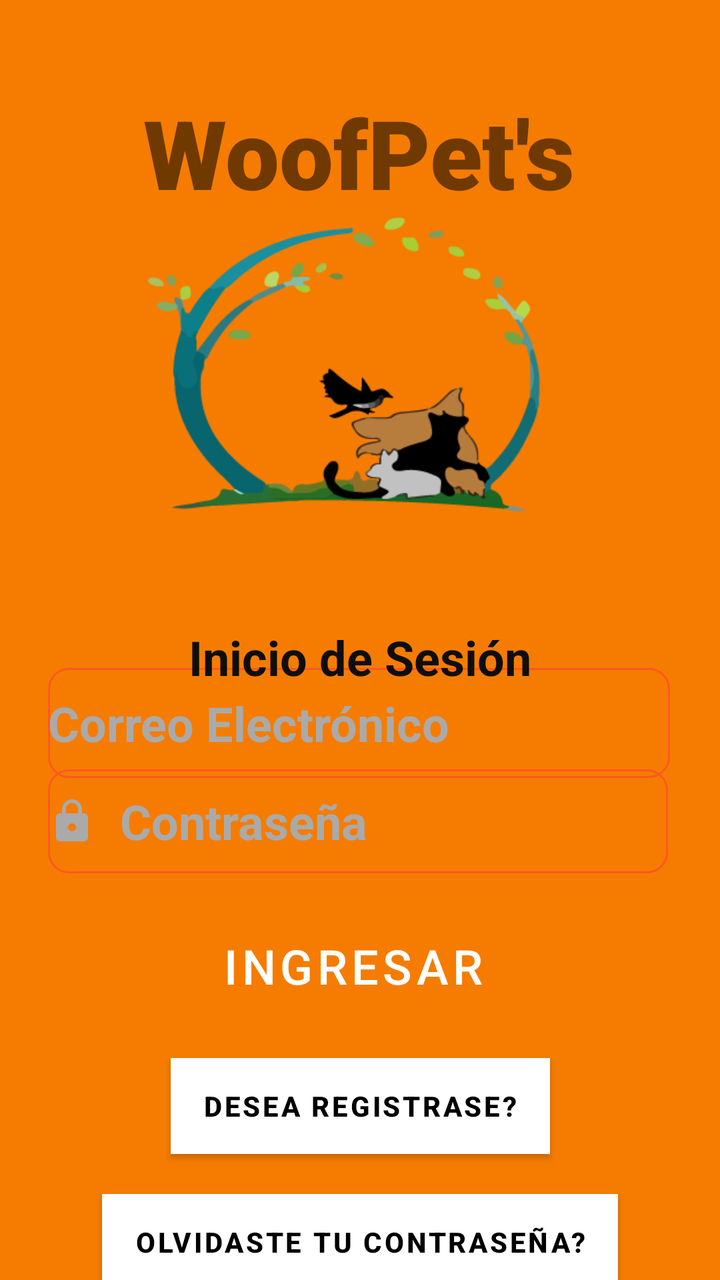
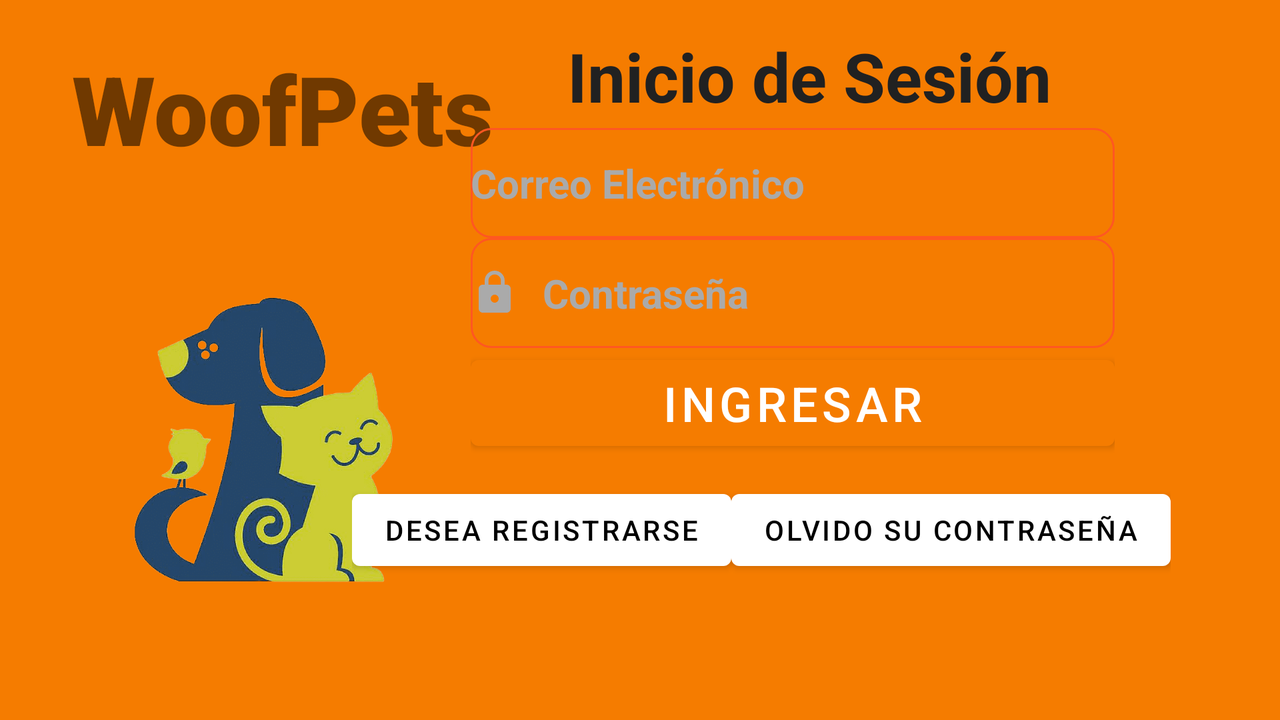

One screen, two layout resources from the same app: the default and the repository's alternative for another configuration. Each is rendered where Android would select it; the XML of both is given below.
<!-- AndroidManifest.xml: application theme Theme.WoofPets -->
<!-- res/layout/activity_main.xml -->
<?xml version="1.0" encoding="utf-8"?>
<androidx.constraintlayout.widget.ConstraintLayout xmlns:android="http://schemas.android.com/apk/res/android"
    xmlns:app="http://schemas.android.com/apk/res-auto"
    xmlns:tools="http://schemas.android.com/tools"
    android:layout_width="match_parent"
    android:layout_height="match_parent"
    android:background="#F57c00"
    tools:context=".MainActivity">
	
	<ImageView
		android:id="@+id/imageView7"
		android:layout_width="196dp"
		android:layout_height="313dp"
		app:layout_constraintBottom_toBottomOf="parent"
		app:layout_constraintEnd_toEndOf="parent"
		app:layout_constraintHorizontal_bias="0.451"
		app:layout_constraintStart_toStartOf="parent"
		app:layout_constraintTop_toTopOf="parent"
		app:layout_constraintVertical_bias="0.078"
		app:srcCompat="@drawable/logo" />
	
	<ImageView
		android:id="@+id/imageView19"
		android:layout_width="0dp"
		android:layout_height="471dp"
		android:layout_marginBottom="4dp"
		app:layout_constraintBottom_toBottomOf="parent"
		app:layout_constraintEnd_toEndOf="parent"
		app:layout_constraintHorizontal_bias="0.0"
		app:layout_constraintStart_toStartOf="parent"
		app:srcCompat="@drawable/blanco940x788" />
	
	<EditText
		android:id="@+id/txt_email"
		android:layout_width="311dp"
		android:layout_height="55dp"
		android:background="@drawable/border_correo"
		android:drawableStart="@drawable/ic_email"
		android:drawablePadding="12dp"
		android:ems="10"
		android:hint="Correo Electrónico"
		android:inputType="textEmailAddress"
		android:selectAllOnFocus="true"
		android:singleLine="true"
		android:soundEffectsEnabled="false"
		android:textColor="@color/black"
		android:textColorHint="@color/darker_gray"
		android:textSize="24sp"
		android:textStyle="bold"
		app:layout_constraintBottom_toTopOf="@+id/txt_password"
		app:layout_constraintEnd_toEndOf="parent"
		app:layout_constraintHorizontal_bias="0.487"
		app:layout_constraintStart_toStartOf="parent"
		app:layout_constraintTop_toBottomOf="@+id/textView3"
		app:layout_constraintVertical_bias="0.722"
		tools:visibility="visible" />
	
	<EditText
		android:id="@+id/txt_password"
		android:layout_width="310dp"
		android:layout_height="52dp"
		android:layout_marginBottom="20dp"
		android:background="@drawable/border_correo"
		android:drawableStart="@drawable/ic_lock"
		android:drawablePadding="12dp"
		android:ems="10"
		android:hint="Contraseña"
		android:inputType="textPassword"
		android:selectAllOnFocus="true"
		android:singleLine="true"
		android:textColorHint="@color/darker_gray"
		android:textSize="24sp"
		
		android:textStyle="bold"
		app:layout_constraintBottom_toTopOf="@+id/button_ingresar"
		app:layout_constraintEnd_toEndOf="parent"
		app:layout_constraintHorizontal_bias="0.481"
		app:layout_constraintStart_toStartOf="parent"
		tools:visibility="visible" />
	
	<TextView
        android:id="@+id/textView"
        android:layout_width="wrap_content"
        android:layout_height="wrap_content"
        android:layout_marginTop="44dp"
        android:fontFamily="sans-serif-black"
        android:text="WoofPet's"
        android:textSize="48sp"
		android:textStyle="bold"
        app:layout_constraintEnd_toEndOf="parent"
        app:layout_constraintHorizontal_bias="0.497"
        app:layout_constraintLeft_toLeftOf="parent"
        app:layout_constraintRight_toRightOf="parent"
        app:layout_constraintStart_toStartOf="parent"
        app:layout_constraintTop_toTopOf="parent" />
	
	<TextView
		android:id="@+id/textView3"
		android:layout_width="wrap_content"
		android:layout_height="wrap_content"
		android:layout_marginTop="204dp"
		android:text="Inicio de Sesión"
		android:textColor="#0E0E0E"
		android:textSize="24sp"
		android:textStyle="bold"
		app:layout_constraintBottom_toBottomOf="@+id/imageView19"
		app:layout_constraintEnd_toEndOf="parent"
		app:layout_constraintStart_toStartOf="parent"
		app:layout_constraintTop_toBottomOf="@+id/textView"
		app:layout_constraintVertical_bias="0.0" />
	
	<Button
		android:id="@+id/button_ingresar"
		android:layout_width="wrap_content"
		android:layout_height="wrap_content"
		android:layout_marginBottom="4dp"
		android:background="@drawable/border_correo"
		android:text="INGRESAR"
		android:textSize="24sp"
		app:backgroundTint="#F57C00"
		app:layout_constraintBottom_toBottomOf="@+id/imageView19"
		app:layout_constraintEnd_toEndOf="parent"
		app:layout_constraintHorizontal_bias="0.484"
		app:layout_constraintStart_toStartOf="parent"
		app:layout_constraintTop_toBottomOf="@+id/textView3"
		app:layout_constraintVertical_bias="0.476" />
	
	<Button
		android:id="@+id/button_registro"
		android:layout_width="wrap_content"
		android:layout_height="wrap_content"
		android:layout_marginTop="20dp"
		android:background="#FFFFFF"
		android:text="Desea Registrase?"
		android:textColor="@color/black"
		android:textStyle="bold"
		app:backgroundTint="#FFFFFF"
		app:iconTint="#FFFFFF"
		app:layout_constraintEnd_toEndOf="parent"
		app:layout_constraintStart_toStartOf="parent"
		app:layout_constraintTop_toBottomOf="@+id/button_ingresar" />
	
	<Button
		android:id="@+id/button_olvido"
		android:layout_width="wrap_content"
		android:layout_height="wrap_content"
		android:layout_marginTop="20dp"
		android:background="#FFFFFF"
		android:text="Olvidaste tu Contraseña?"
		android:textColor="@color/black"
		android:textStyle="bold"
		app:backgroundTint="#FFFFFF"
		app:iconTint="#FFFFFF"
		app:layout_constraintBottom_toBottomOf="@+id/imageView19"
		app:layout_constraintEnd_toEndOf="parent"
		app:layout_constraintStart_toStartOf="parent"
		app:layout_constraintTop_toBottomOf="@+id/button_registro"
		app:layout_constraintVertical_bias="0.0" />

</androidx.constraintlayout.widget.ConstraintLayout>
<!-- resources referenced by this layout -->
<resources>
  <color name="black">#FF000000</color>
  <color name="darker_gray">#AAAAAA</color>
  <!-- drawable border_correo (drawable) -->
  <?xml version="1.0" encoding="utf-8"?>
  <shape xmlns:android="http://schemas.android.com/apk/res/android">
  	<corners
  		android:radius="10dp"
  		android:topRightRadius="10dp"
  		android:bottomRightRadius="10dp"
  		android:bottomLeftRadius="10dp"/>
  	<stroke
  		android:width="1dp"
  		android:color="#ff5722"/>
  </shape>
  <!-- drawable ic_lock (drawable) -->
  <vector xmlns:android="http://schemas.android.com/apk/res/android"
      xmlns:tools="http://schemas.android.com/tools"
      android:width="24dp"
      android:height="24dp"
      android:viewportWidth="24"
      android:viewportHeight="24"
      tools:ignore="VectorRaster">
    <path
        android:fillColor="@android:color/darker_gray"
        android:pathData="M18,8h-1L17,6c0,-2.76 -2.24,-5 -5,-5S7,3.24 7,6v2L6,8c-1.1,0 -2,0.9 -2,2v10c0,1.1 0.9,2 2,2h12c1.1,0 2,-0.9 2,-2L20,10c0,-1.1 -0.9,-2 -2,-2zM12,17c-1.1,0 -2,-0.9 -2,-2s0.9,-2 2,-2 2,0.9 2,2 -0.9,2 -2,2zM15.1,8L8.9,8L8.9,6c0,-1.71 1.39,-3.1 3.1,-3.1 1.71,0 3.1,1.39 3.1,3.1v2z"
        tools:ignore="VectorRaster" />
  </vector>
  <!-- drawable logo: png bitmap (drawable, 17554 bytes) -->
  <style name="Theme.WoofPets" parent="Theme.MaterialComponents.DayNight.DarkActionBar">
          
          <item name="colorPrimary">@color/purple_500</item>
          <item name="colorPrimaryVariant">@color/purple_700</item>
          <item name="colorOnPrimary">@color/white</item>
          
          <item name="colorSecondary">@color/teal_200</item>
          <item name="colorSecondaryVariant">@color/teal_700</item>
          <item name="colorOnSecondary">@color/black</item>
          
          <item name="android:statusBarColor" tools:targetApi="l">?attr/colorPrimaryVariant</item>
          
      </style>
  <color name="purple_500">#FF6200EE</color>
  <color name="purple_700">#FF3700B3</color>
  <color name="white">#FFFFFFFF</color>
  <color name="teal_200">#FF03DAC5</color>
  <color name="teal_700">#FF018786</color>
</resources>
<!-- res/layout-land/activity_main.xml (the repository's variant of the layout above) -->
<!-- drawn on the phone turned sideways -->
<?xml version="1.0" encoding="utf-8"?>
<androidx.constraintlayout.widget.ConstraintLayout xmlns:android="http://schemas.android.com/apk/res/android"
    xmlns:app="http://schemas.android.com/apk/res-auto"
    xmlns:tools="http://schemas.android.com/tools"
    android:layout_width="match_parent"
    android:layout_height="match_parent"
    android:background="#F57c00"
    tools:context=".MainActivity">
	
	<ImageView
		android:id="@+id/View_logo1"
		android:layout_width="177dp"
		android:layout_height="277dp"
		android:contentDescription="@string/imagen"
		app:layout_constraintBottom_toBottomOf="parent"
		app:layout_constraintEnd_toEndOf="parent"
		app:layout_constraintHorizontal_bias="0.081"
		app:layout_constraintStart_toStartOf="parent"
		app:layout_constraintTop_toTopOf="parent"
		app:layout_constraintVertical_bias="1.0"
		app:srcCompat="@drawable/pyg1" />
	
	<TextView
		android:id="@+id/txt_woofpets"
		android:layout_width="wrap_content"
		android:layout_height="wrap_content"
		android:fontFamily="sans-serif-black"
		android:text="@string/txt_woofpets_String"
		android:textSize="48sp"
		android:textStyle="bold"
		app:layout_constraintBottom_toBottomOf="parent"
		app:layout_constraintEnd_toEndOf="parent"
		app:layout_constraintHorizontal_bias="0.084"
		app:layout_constraintLeft_toLeftOf="parent"
		app:layout_constraintRight_toRightOf="parent"
		app:layout_constraintStart_toStartOf="parent"
		app:layout_constraintTop_toTopOf="parent"
		app:layout_constraintVertical_bias="0.074" />
	
	
	
	
	
	<ImageView
		android:id="@+id/View_blanco"
		android:layout_width="541dp"
		android:layout_height="533dp"
		android:contentDescription="@string/imagen"
		app:layout_constraintBottom_toBottomOf="parent"
		app:layout_constraintEnd_toEndOf="parent"
		app:layout_constraintHorizontal_bias="0.863"
		app:layout_constraintStart_toStartOf="parent"
		app:layout_constraintTop_toTopOf="parent"
		app:layout_constraintVertical_bias="0.024"
		app:srcCompat="@drawable/blanco940x788"
		tools:ignore="ImageContrastCheck" />
	
	<TextView
		android:id="@+id/txt_inicio"
		android:layout_width="wrap_content"
		android:layout_height="wrap_content"
		android:text="@string/txt_inicio_string"
		android:textColor="#212121"
		android:textSize="34sp"
		android:textStyle="bold"
		app:layout_constraintBottom_toBottomOf="@+id/View_blanco"
		app:layout_constraintEnd_toEndOf="parent"
		app:layout_constraintHorizontal_bias="0.713"
		app:layout_constraintStart_toStartOf="parent"
		app:layout_constraintTop_toTopOf="parent"
		app:layout_constraintVertical_bias="0.032" />
	
	<LinearLayout
		android:id="@+id/layout1"
		android:layout_width="322dp"
		android:layout_height="191dp"
		android:layout_marginTop="36dp"
		android:orientation="vertical"
		app:layout_constraintEnd_toEndOf="parent"
		app:layout_constraintHorizontal_bias="0.74"
		app:layout_constraintStart_toStartOf="parent"
		app:layout_constraintTop_toTopOf="parent">
		
		<EditText
			android:id="@+id/txt_email"
			android:layout_width="match_parent"
			android:layout_height="55dp"
			android:layout_marginTop="28dp"
			android:background="@drawable/border_correo"
			android:drawableStart="@drawable/ic_email"
			android:drawablePadding="12dp"
			android:ems="10"
			android:hint="@string/txt_email_String"
			android:importantForAutofill="no"
			android:inputType="textEmailAddress"
			android:selectAllOnFocus="true"
			android:singleLine="true"
			android:soundEffectsEnabled="false"
			android:textColor="@color/black"
			android:textColorHint="@color/darker_gray"
			android:textSize="20sp"
			android:textStyle="bold"
			tools:ignore="TextContrastCheck" />
		
		<EditText
			android:id="@+id/txt_password"
			android:layout_width="match_parent"
			android:layout_height="55dp"
			android:background="@drawable/border_correo"
			android:drawableStart="@drawable/ic_lock"
			android:drawablePadding="12dp"
			android:ems="10"
			android:hint="@string/txt_password_String"
			android:importantForAutofill="no"
			android:inputType="textPassword"
			android:textColor="@color/black"
			android:textColorHint="@color/darker_gray"
			android:textSize="20sp"
			android:textStyle="bold"
			tools:ignore="TextContrastCheck" />
		
		<Button
			android:id="@+id/button_ingresar"
			android:layout_width="match_parent"
			android:layout_height="55dp"
			android:onClick="Ingresar"
			android:text="@string/button_ingresar_String"
			android:textSize="24sp"
			app:backgroundTint="#F57C00"
			tools:ignore="TextContrastCheck" />
	
	</LinearLayout>
	
	<LinearLayout
		android:layout_width="wrap_content"
		android:layout_height="wrap_content"
		android:orientation="horizontal"
		app:layout_constraintBottom_toBottomOf="@+id/View_blanco"
		app:layout_constraintEnd_toEndOf="parent"
		app:layout_constraintHorizontal_bias="0.763"
		app:layout_constraintStart_toStartOf="parent"
		app:layout_constraintTop_toTopOf="parent"
		app:layout_constraintVertical_bias="0.501">
		
		<Button
			android:id="@+id/button_registro"
			android:layout_width="match_parent"
			android:layout_height="wrap_content"
			android:bottomLeftRadius="10dp"
			android:bottomRightRadius="10dp"
			android:radius="10dp"
			android:text="@string/button_registro_String"
			android:textColor="@color/black"
			android:topRightRadius="10dp"
			app:backgroundTint="#FFFFFF" />
		
		<Button
			android:id="@+id/button_olvido"
			android:layout_width="match_parent"
			android:layout_height="wrap_content"
			
			android:bottomLeftRadius="10dp"
			android:bottomRightRadius="10dp"
			android:radius="10dp"
			android:text="@string/button_olvido_String"
			android:textColor="@color/black"
			android:topRightRadius="10dp"
			app:backgroundTint="#FFFFFF" />
		
		
	</LinearLayout>

</androidx.constraintlayout.widget.ConstraintLayout>
<!-- resources referenced by the variant -->
<!-- as the phone turned sideways resolves them -->
<resources>
  <color name="black">#FF000000</color>
  <color name="darker_gray">#AAAAAA</color>
  <!-- drawable border_correo (drawable) -->
  <?xml version="1.0" encoding="utf-8"?>
  <shape xmlns:android="http://schemas.android.com/apk/res/android">
  	<corners
  		android:radius="10dp"
  		android:topRightRadius="10dp"
  		android:bottomRightRadius="10dp"
  		android:bottomLeftRadius="10dp"/>
  	<stroke
  		android:width="1dp"
  		android:color="#ff5722"/>
  </shape>
  <!-- drawable ic_lock (drawable) -->
  <vector xmlns:android="http://schemas.android.com/apk/res/android"
      xmlns:tools="http://schemas.android.com/tools"
      android:width="24dp"
      android:height="24dp"
      android:viewportWidth="24"
      android:viewportHeight="24"
      tools:ignore="VectorRaster">
    <path
        android:fillColor="@android:color/darker_gray"
        android:pathData="M18,8h-1L17,6c0,-2.76 -2.24,-5 -5,-5S7,3.24 7,6v2L6,8c-1.1,0 -2,0.9 -2,2v10c0,1.1 0.9,2 2,2h12c1.1,0 2,-0.9 2,-2L20,10c0,-1.1 -0.9,-2 -2,-2zM12,17c-1.1,0 -2,-0.9 -2,-2s0.9,-2 2,-2 2,0.9 2,2 -0.9,2 -2,2zM15.1,8L8.9,8L8.9,6c0,-1.71 1.39,-3.1 3.1,-3.1 1.71,0 3.1,1.39 3.1,3.1v2z"
        tools:ignore="VectorRaster" />
  </vector>
  <!-- drawable pyg1: png bitmap (drawable, 489640 bytes) -->
  <string name="button_ingresar_String">INGRESAR</string>
  <string name="button_olvido_String">OLVIDO SU CONTRASEÑA</string>
  <string name="button_registro_String">DESEA REGISTRARSE</string>
  <string name="imagen">imagen</string>
  <string name="txt_email_String">Correo Electrónico</string>
  <string name="txt_inicio_string">Inicio de Sesión</string>
  <string name="txt_password_String"> Contraseña</string>
  <string name="txt_woofpets_String">WoofPets</string>
  <style name="Theme.WoofPets" parent="Theme.MaterialComponents.DayNight.DarkActionBar">
          
          <item name="colorPrimary">@color/purple_500</item>
          <item name="colorPrimaryVariant">@color/purple_700</item>
          <item name="colorOnPrimary">@color/white</item>
          
          <item name="colorSecondary">@color/teal_200</item>
          <item name="colorSecondaryVariant">@color/teal_700</item>
          <item name="colorOnSecondary">@color/black</item>
          
          <item name="android:statusBarColor" tools:targetApi="l">?attr/colorPrimaryVariant</item>
          
      </style>
  <color name="purple_500">#FF6200EE</color>
  <color name="purple_700">#FF3700B3</color>
  <color name="white">#FFFFFFFF</color>
  <color name="teal_200">#FF03DAC5</color>
  <color name="teal_700">#FF018786</color>
</resources>
